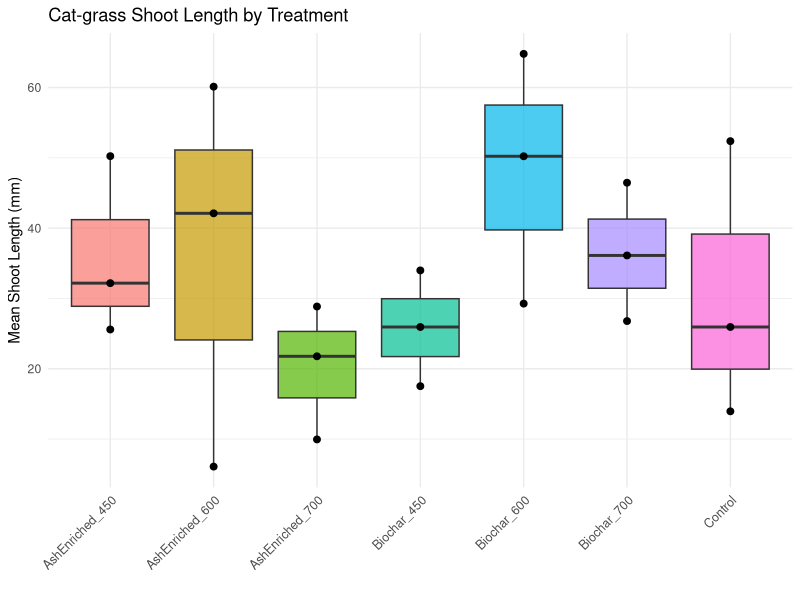
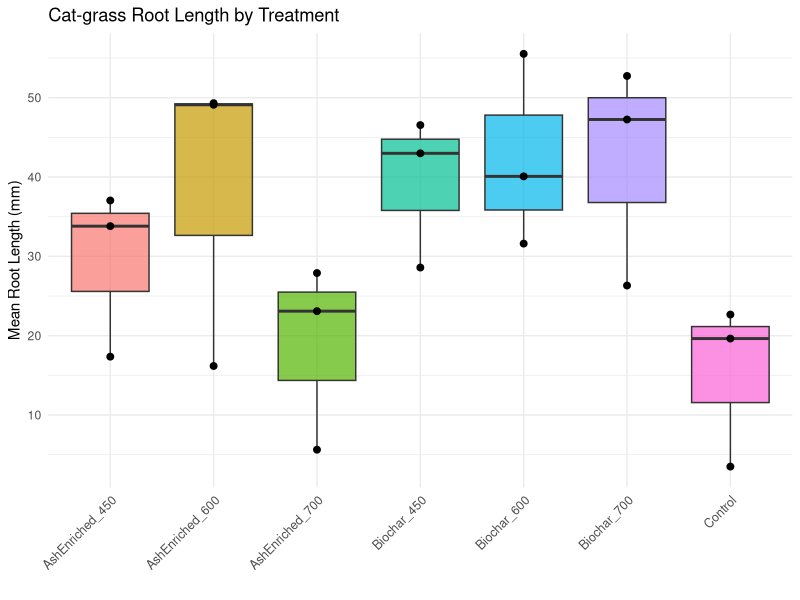
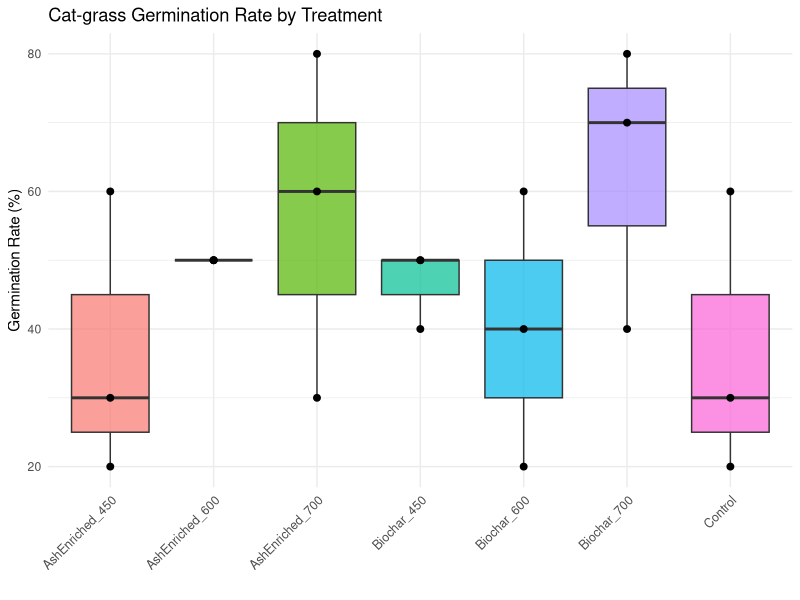
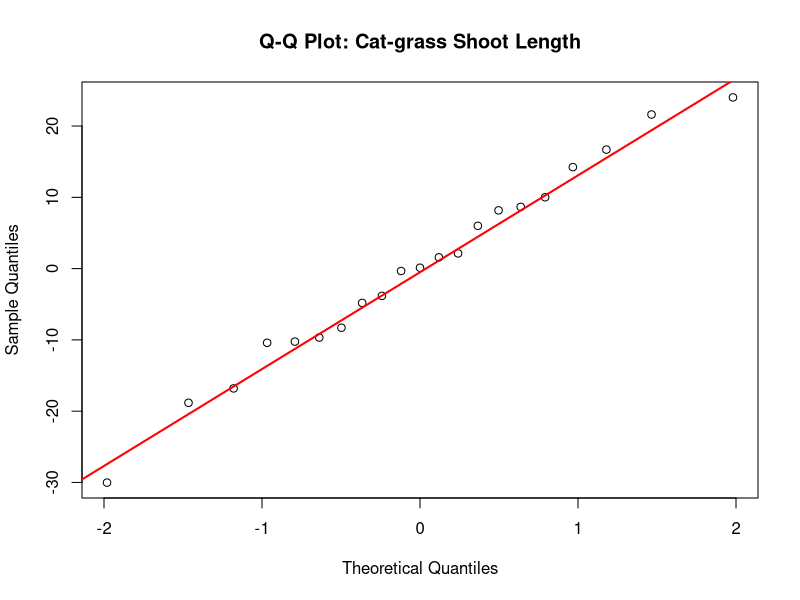
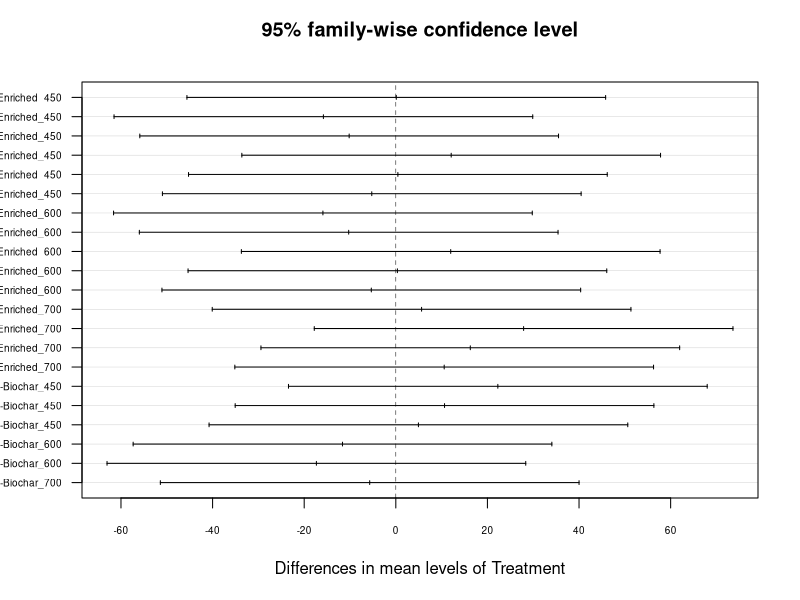
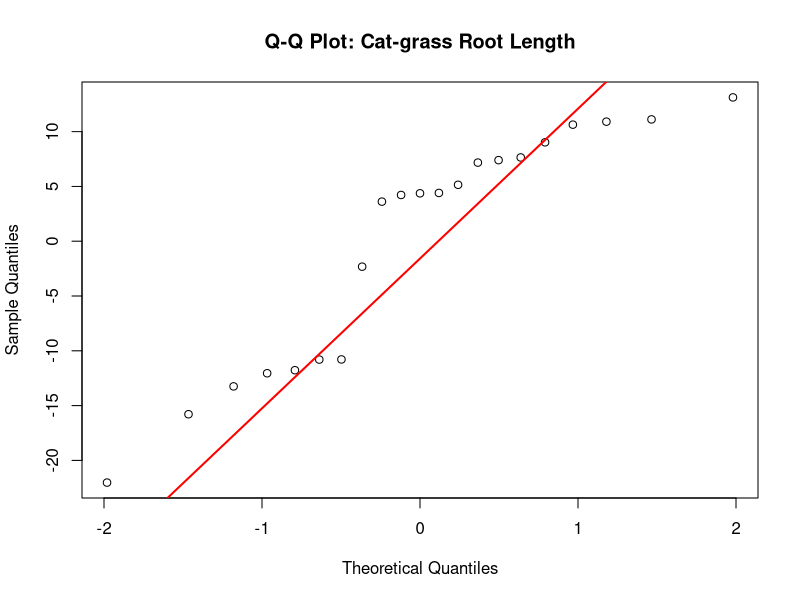

Generate these figures, in order, with R: (Note: this script raises an error after producing the figures.)
#   CAT-GRASS 

library(car)
library(multcomp)
library(ggplot2)
library(dplyr)
catgrass <- data.frame(
  
  Treatment = c(
    "Control",          "Control",          "Control",
    "Biochar_450",      "Biochar_450",      "Biochar_450",
    "AshEnriched_450",  "AshEnriched_450",  "AshEnriched_450",
    "Biochar_600",      "Biochar_600",      "Biochar_600",
    "AshEnriched_600",  "AshEnriched_600",  "AshEnriched_600",
    "Biochar_700",      "Biochar_700",      "Biochar_700",
    "AshEnriched_700",  "AshEnriched_700",  "AshEnriched_700"
  ),
  
  GR = c(
    20, 30, 60,         # Control:           Sand 1, Sand 2, Sand 3
    40, 50, 50,         # Biochar 450:       450N1, 450N2, 450N3
    20, 30, 60,         # Ash-enriched 450:  450C1, 450C2, 450C3
    60, 40, 20,         # Biochar 600:       600N1, 600N2, 600N3
    50, 50, 50,         # Ash-enriched 600:  600C1, 600C2, 600C3
    80, 40, 70,         # Biochar 700:       700N1, 700N2, 700N3
    80, 60, 30          # Ash-enriched 700:  700C1, 700C2, 700C3
  ),
  
  Shoot = c(
    52.3715,  13.94533, 25.94217,     # Control
    17.524,   25.9394,  33.987,       # Biochar 450
    32.176,   50.238,   25.58717,     # Ash-enriched 450
    29.26617, 64.78675, 50.222,       # Biochar 600
    6.08325,  60.12175, 42.1078,      # Ash-enriched 600
    46.45975, 26.78325, 36.11629,     # Biochar 700
    21.772,   28.8514,  9.9475        # Ash-enriched 700
  ),
  
  Root = c(
    22.661,   3.491,    19.6344,      # Control
    46.552,   28.58967, 42.99025,     # Biochar 450
    33.8055,  37.044,   17.352,       # Ash-enriched 450
    40.0845,  55.53,    31.6065,      # Biochar 600
    16.175,   49.3164,  49.1105,      # Ash-enriched 600
    52.74314, 26.319,   47.25475,     # Biochar 700
    23.09,    27.89623, 5.623         # Ash-enriched 700
  )
)

catgrass$Treatment <- factor(catgrass$Treatment)
print(catgrass)

catgrass %>%
  group_by(Treatment) %>%
  summarise(
    n          = n(),
    Mean_GR    = round(mean(GR), 1),
    SD_GR      = round(sd(GR), 1),
    Mean_Shoot = round(mean(Shoot), 2),
    SD_Shoot   = round(sd(Shoot), 2),
    Mean_Root  = round(mean(Root), 2),
    SD_Root    = round(sd(Root), 2)
  )
# PLOT Shoot Length
ggplot(catgrass, aes(x = Treatment, y = Shoot, fill = Treatment)) +
  geom_boxplot(alpha = 0.7) +
  geom_point(size = 2) +
  labs(
    title = "Cat-grass Shoot Length by Treatment",
    y = "Mean Shoot Length (mm)",
    x = ""
  ) +
  theme_minimal() +
  theme(
    axis.text.x = element_text(angle = 45, hjust = 1, size = 9),
    legend.position = "none"
  )

#Root Length
ggplot(catgrass, aes(x = Treatment, y = Root, fill = Treatment)) +
  geom_boxplot(alpha = 0.7) +
  geom_point(size = 2) +
  labs(
    title = "Cat-grass Root Length by Treatment",
    y = "Mean Root Length (mm)",
    x = ""
  ) +
  theme_minimal() +
  theme(
    axis.text.x = element_text(angle = 45, hjust = 1, size = 9),
    legend.position = "none"
  )

#Germination Rate

ggplot(catgrass, aes(x = Treatment, y = GR, fill = Treatment)) +
  geom_boxplot(alpha = 0.7) +
  geom_point(size = 2) +
  labs(
    title = "Cat-grass Germination Rate by Treatment",
    y = "Germination Rate (%)",
    x = ""
  ) +
  theme_minimal() +
  theme(
    axis.text.x = element_text(angle = 45, hjust = 1, size = 9),
    legend.position = "none"
  )


#CHECK ASSUMPTIONS
#Fit the model
model_shoot <- aov(Shoot ~ Treatment, data = catgrass)

#Normality of residuals
shapiro.test(residuals(model_shoot))
#Shapiro-Wilk p = 0.9896


#Q-Q plot (visual check)
qqnorm(residuals(model_shoot), main = "Q-Q Plot: Cat-grass Shoot Length")
qqline(residuals(model_shoot), col = "red", lwd = 2)

#Homogeneity of variance
leveneTest(Shoot ~ Treatment, data = catgrass)
#Levene's p = 0.7608

# Both p > 0.05

#ONE-WAY ANOVA + POST-HOC — SHOOT LENGTH
#ANOVA results
summary(model_shoot)
#F(6, 14) = 0.89 p = 0.528

#Tukey's HSD all pairwise comparisons
tukey_shoot <- TukeyHSD(model_shoot)
print(tukey_shoot)
plot(tukey_shoot, las = 1, cex.axis = 0.6)

# 7c. Dunnett's test (each treatment vs control)
catgrass$Treatment <- relevel(catgrass$Treatment, ref = "Control")
model_shoot_dunnett <- aov(Shoot ~ Treatment, data = catgrass)
dunnett_shoot <- summary(glht(model_shoot_dunnett,
                              linfct = mcp(Treatment = "Dunnett")))
print(dunnett_shoot)


#ROOT LENGTH ANALYSIS

#Reset Treatment factor level 
catgrass$Treatment <- factor(catgrass$Treatment)

model_root <- aov(Root ~ Treatment, data = catgrass)

#Normality
shapiro.test(residuals(model_root))
#p-value = 0.0124
qqnorm(residuals(model_root), main = "Q-Q Plot: Cat-grass Root Length")
qqline(residuals(model_root), col = "red", lwd = 2)

# Equal variance
leveneTest(Root ~ Treatment, data = catgrass)
#0.9975

catgrass$Root_log <- log(catgrass$Root + 1)
model_root_log <- aov(Root_log ~ Treatment, data = catgrass)
shapiro.test(residuals(model_root_log))
# p = 0.0317
kruskal.test(Root ~ Treatment, data = catgrass)
p-value = 0.1429

##GERMINATION RATE ANALYSIS

#Reset Treatment factor
catgrass$Treatment <- factor(catgrass$Treatment)
catgrass$Treatment <- relevel(catgrass$Treatment, ref = "Control")

#Calculate counts
catgrass$Germinated     <- (catgrass$GR / 100) * 10
catgrass$Not_germinated <- 10 - catgrass$Germinated

#Fit the GLM
model_gr_glm <- glm(
  cbind(Germinated, Not_germinated) ~ Treatment,
  family = binomial(link = "logit"),
  data = catgrass
)

#View results
summary(model_gr_glm)

#Overall significance
anova(model_gr_glm, test = "Chisq")
# Pr (>Chi) = 0.2634

#Pairwise comparisons
summary(glht(model_gr_glm, linfct = mcp(Treatment = "Tukey")))
